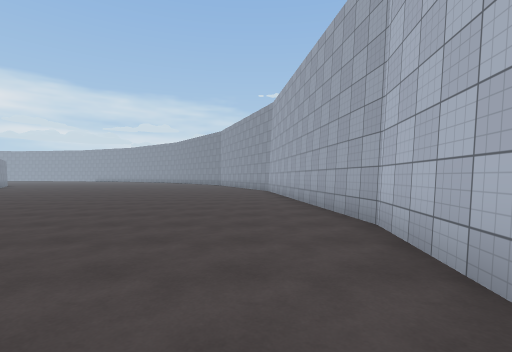
view 1 (above)

24 first-person views from a walk through a 3-D level made in the Unity game engine. The camera is 1.4 m above the floor, looks level and sees 85° across. The floor is counted in squares, 2 m on a side. Each view is taken from the middle of a square. On the plan, view 1 faces up. The plan holds only what a view shows up to about 9 squares ahead; the rest is blank. The place goes on beyond the plan. Surface patterns are stand-ins for the level's own textures.

view 2
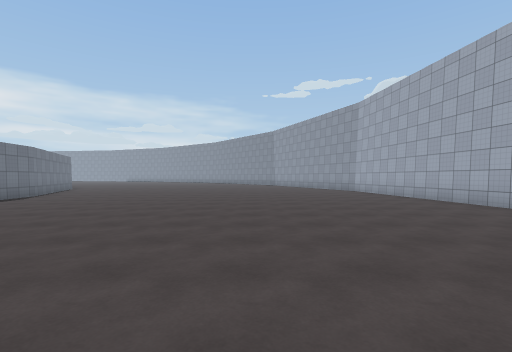

view 3
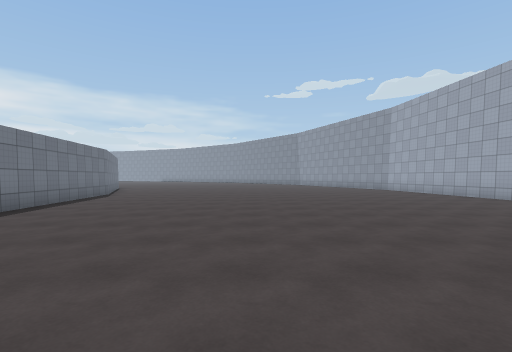

view 4
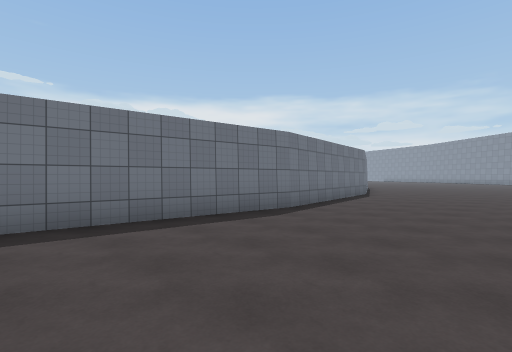

view 5
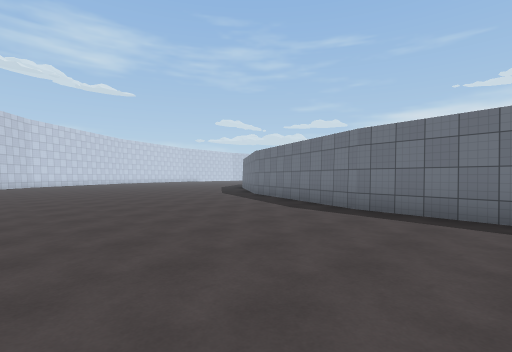

view 6
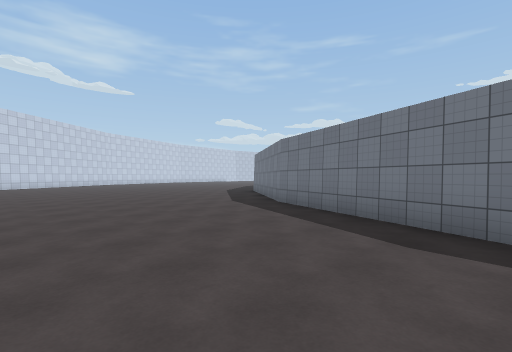

view 7
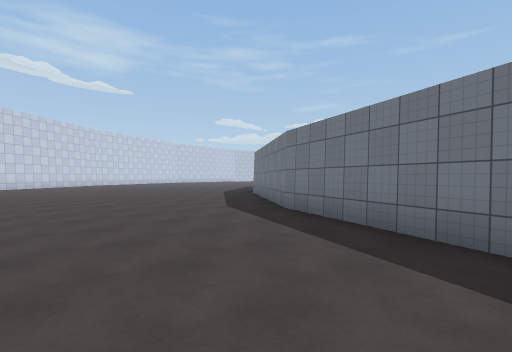

view 8
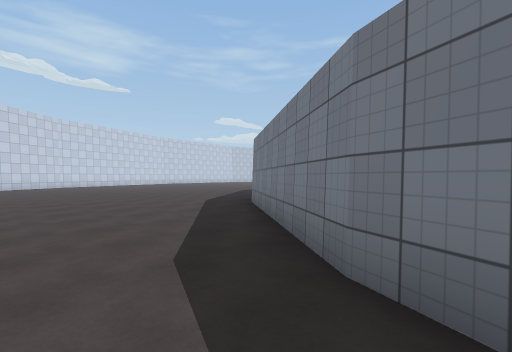

view 9
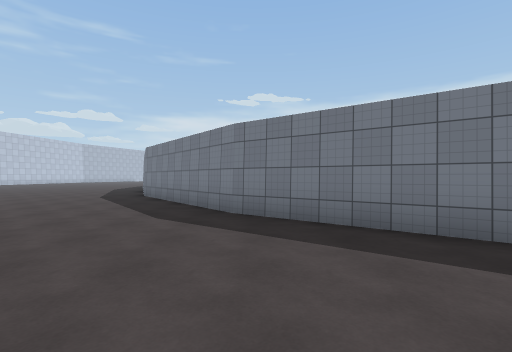

view 10
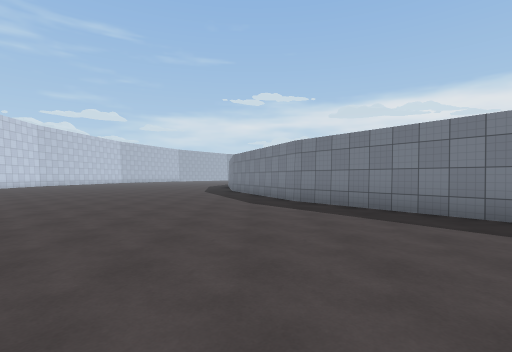

view 11
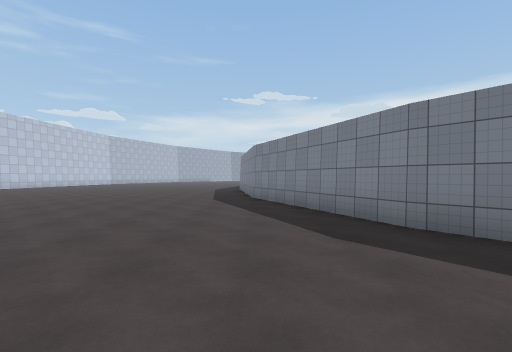

view 12
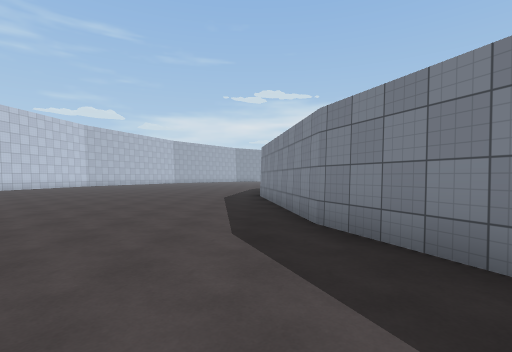

view 13
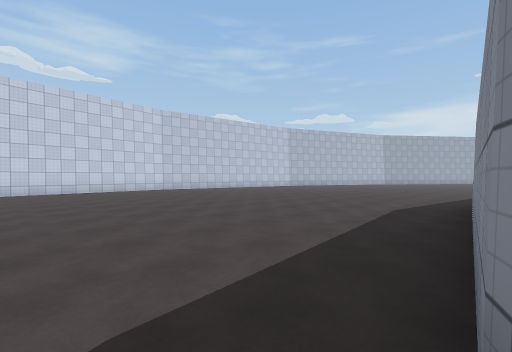

view 14
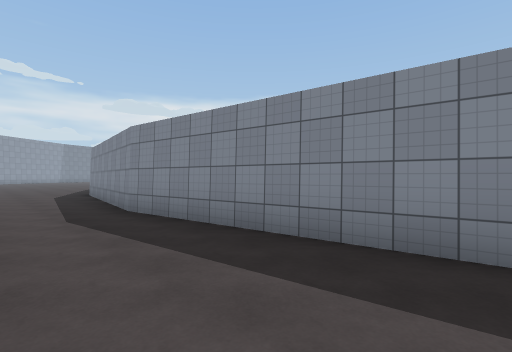

view 15
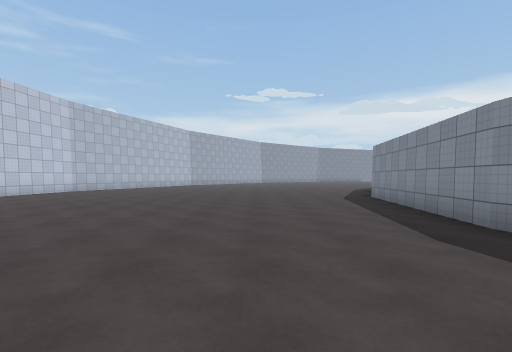

view 16
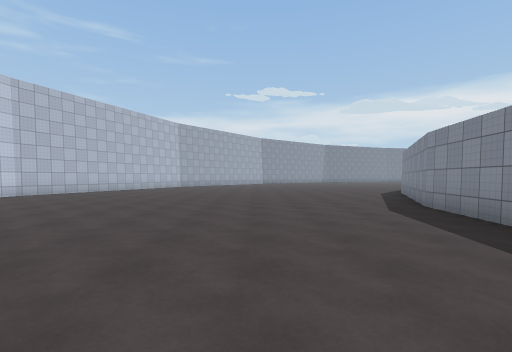

view 17
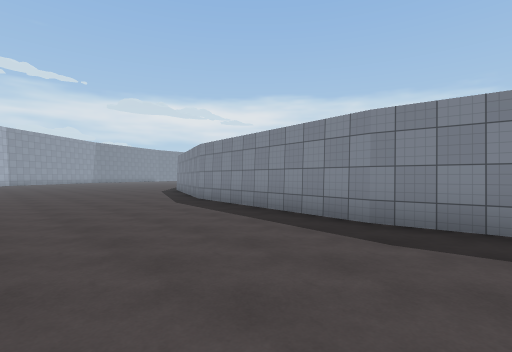

view 18
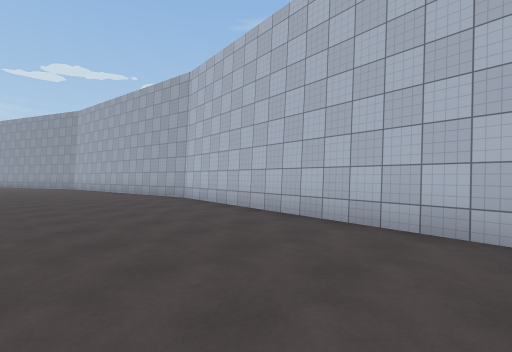

view 19
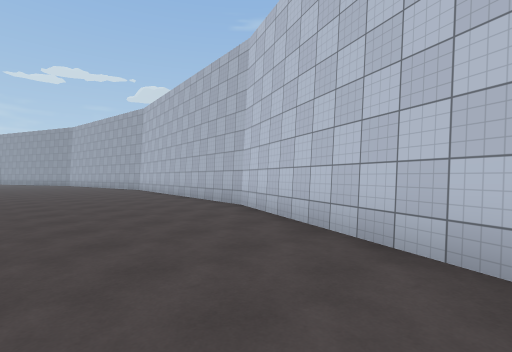

view 20
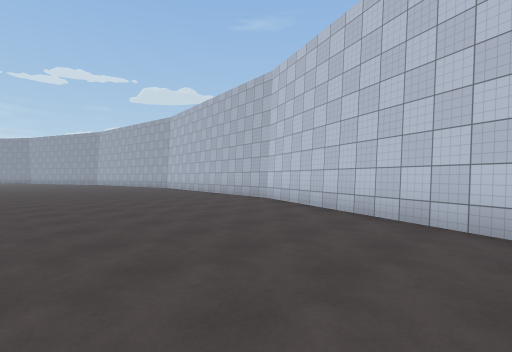

view 21
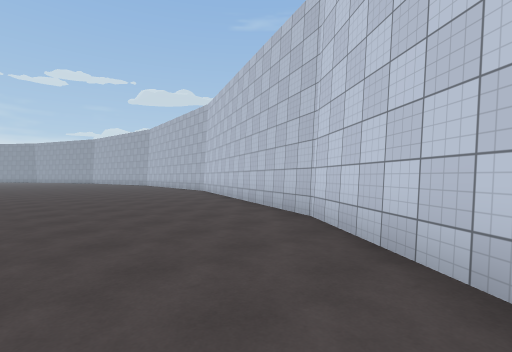

view 22
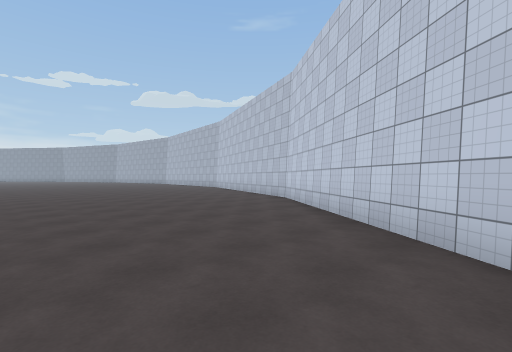

view 23
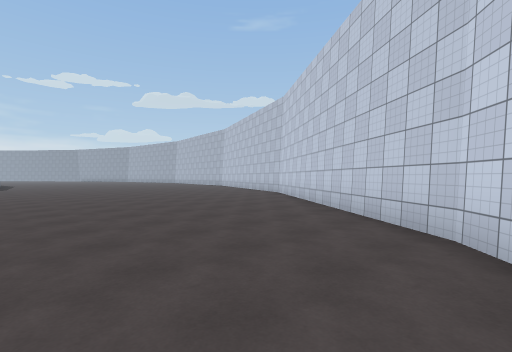

view 24
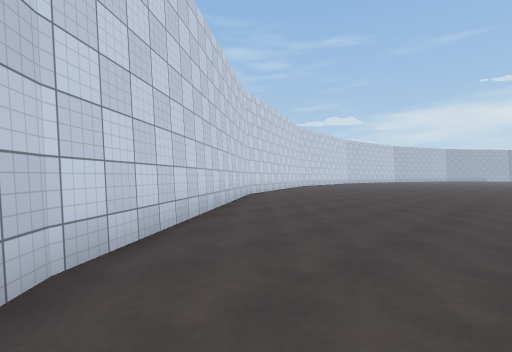

### Floor plan
Points are (right, up) in squares from view 1. A wall is a line through its corners. A room is listed if a view was taken in it or the views show most of it. See-through windows are left out.
Room 1 (views 1, 2, 3, 4, 5, 6, 7, 8, 9, 10, 11, 12, 13, 14, 15, 16, 17, 18, 19, 20, 21, 22, 23, 24)
walls: (-17.3, -11.4) (-21.9, -15); (-21.8, -14.9) (-27.1, -17.1); (-13.8, -6.8) (-17.3, -11.5); (-27, -17.1) (-32.8, -17.9); (-14.1, -24.8) (-8.3, -20.4) (-2.8, -13.2); (-11.6, -1.6) (-13.8, -6.9); (-2.9, -13.4) (0.6, -4.9); (-32.7, -17.9) (-38.5, -17.1); (-10.9, 4) (-11.7, -1.7); (0.6, -5.1) (1.8, 4.1); (-11.6, 9.1) (-10.9, 3.9); (-38.4, -17.1) (-41, -16); (1.8, 3.9) (1.1, 9)

Where each view was taken, in squares from view 1:
view 1: 0 up, 0 right, facing up
view 2: 0 up, 4 left, facing up
view 3: 1 down, 6 left, facing up
view 4: 1 down, 7 left, facing up-left
view 5: 1 up, 6 left, facing down-left
view 6: 2 down, 8 left, facing down-left
view 7: 3 down, 9 left, facing down-left
view 8: 6 down, 12 left, facing down-left
view 9: 11 down, 12 left, facing left
view 10: 16 down, 14 left, facing left
view 11: 17 down, 18 left, facing left
view 12: 18 down, 23 left, facing left
view 13: 17 down, 26 left, facing down-left
view 14: 20 down, 27 left, facing up-left
view 15: 21 down, 29 left, facing left
view 16: 21 down, 32 left, facing left
view 17: 22 down, 31 left, facing up-left
view 18: 4 down, 3 left, facing up-right
view 19: 10 down, 4 left, facing up-right
view 20: 11 down, 6 left, facing up-right
view 21: 16 down, 7 left, facing up-right
view 22: 19 down, 10 left, facing up-right
view 23: 21 down, 12 left, facing up-right
view 24: 18 down, 8 left, facing down-left
